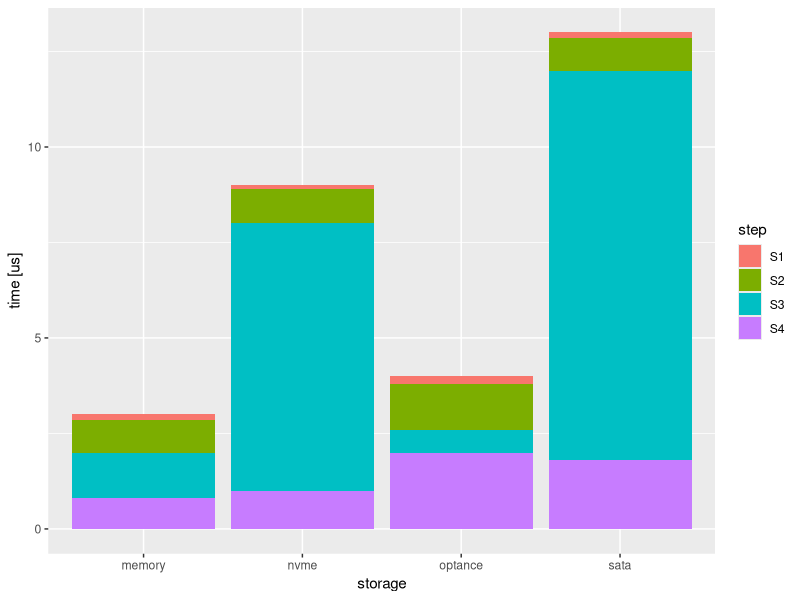
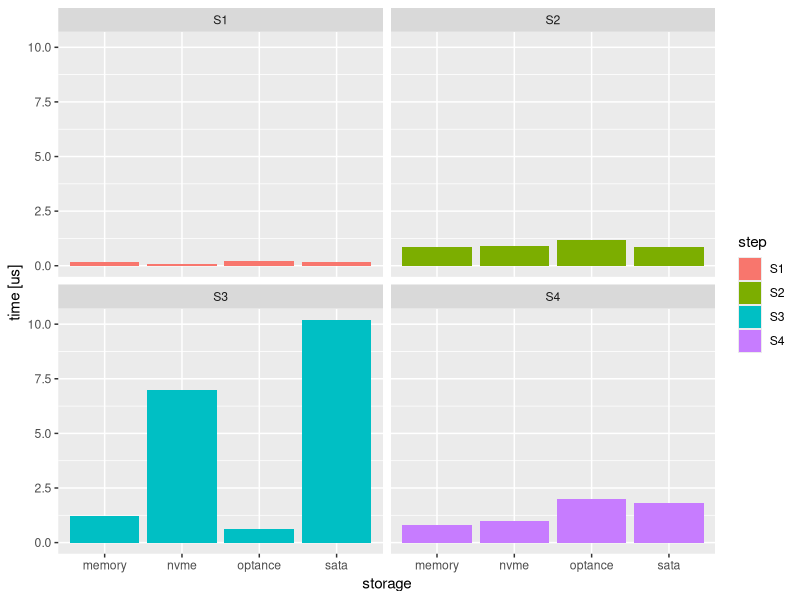

Write R code to recreate these figures, in order. (Note: this script raises an error after producing the figures.)
#install.packages("dplyr")
#install.packages("ggplot2")
library(dplyr) 
library(ggplot2)
stack_info = read.csv(file = "stack_figure0.csv", header=T)
sf0 <- ggplot(data=stack_info,mapping = aes (x=storage,fill=step,y=time)) + geom_col() + labs(y="time [us]")
sf1 <- ggplot(data=stack_info,mapping = aes (x=storage,fill=step,y=time)) +geom_col() + labs(y="time [us]") + facet_wrap(~step)
stack_info %>% group_by(storage) %>% mutate(percentage=time/sum(time)*100) %>% ungroup()->d
sf2 <-ggplot(data=d,mapping = aes(x=storage,fill=step,y=percentage))+geom_col() + annotate(
    geom = "text",
    x = S1, y = 1.1, hjust = 0,
    label="100")
sf3 <- ggplot(data=stack_info,mapping = aes (x=storage,fill=step,y=time)) + geom_col(position="dodge") + labs(y="time [us]")
ggsave("sf0.pdf",plot=sf0)
ggsave("sf1.pdf",plot=sf1)
ggsave("sf2.pdf",plot=sf2)
ggsave("sf3.pdf",plot=sf3)
